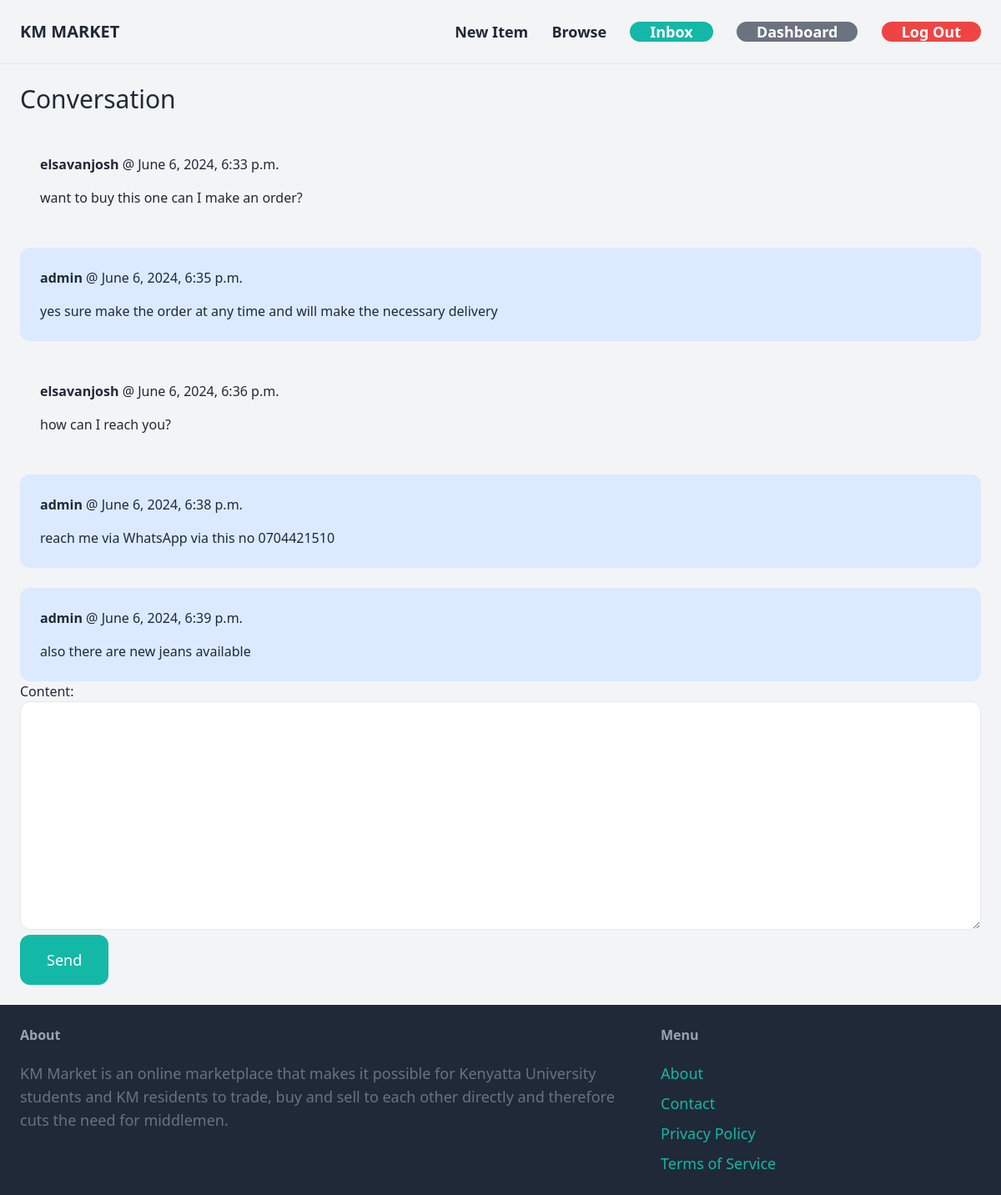
The app's page /inbox/4/ (signed in) with its own data.
### conversation/models.py (models this page shows)
class ConversationMessage(models.Model):
    conversation = models.ForeignKey(Conversation, related_name='messages', on_delete=models.CASCADE)
    content = models.TextField()
    created_at = models.DateTimeField(auto_now_add=True)
    created_by = models.ForeignKey(User, related_name='created_messages', on_delete=models.CASCADE)

### conversation/views.py (the view)
# urls.py: path('<int:pk>/', views.detail, name='detail'),
@login_required
def detail(request, pk):
    conversation = Conversation.objects.filter(members__in=[request.user.id]).get(pk=pk)
    if request.method == 'POST':
        form = ConversationMessageForm(request.POST)
        if form.is_valid():
            conversation_message = form.save(commit=False)
            conversation_message.conversation = conversation
            conversation_message.created_by = request.user
            conversation_message.save()
            conversation.save()
            return redirect('conversation:detail', pk=pk)
    else:
        form = ConversationMessageForm()
    return render(request, 'conversation/detail.html', {
        'conversation': conversation,
        'form': form
    })

### conversation/forms.py
class ConversationMessageForm(forms.ModelForm):
    class Meta:
        model = ConversationMessage
        fields = ('content',)
        widgets = {
            'content':forms.Textarea(attrs={
                'class': 'w-full py-4 px-6 rounded-xl border'
            })
        }

### conversation/templates/conversation/detail.html (shortened to what this page needs)
{% extends 'core/base.html' %}
{% block content %}
<h1 class="mb-6 text-3xl">Conversation</h1>
<div class="space-y-6">
  {% for message in conversation.messages.all %}
    <div class="p-6 class flex {% if message.created_by == request.user %} bg-blue-100 {% else %} bg-gray-100 {% endif %} rounded-xl">
      <div>
        <p class="mb-4"><strong>{{ message.created_by.username }}</strong> @ {{ message.created_at }}</p>
        <p>{{ message.content }}</p>
      </div>
    </div>
  {% endfor %}
</div>
<form action="." method="post">
  {{ form.as_p }}
  <button class="py-4 px-8 text-lg bg-teal-500 hover:bg-teal-700 rounded-xl text-white">Send</button>
</form>
{% endblock %}

### records on screen
ConversationMessage: created_by.username "elsavanjosh", created_at "June 6, 2024, 6:33 p.m.", content "want to buy this one can I make an order?"
ConversationMessage: created_by.username "admin", created_at "June 6, 2024, 6:35 p.m.", content "yes sure make the order at any time and will make the necessary delivery"
ConversationMessage: created_by.username "elsavanjosh", created_at "June 6, 2024, 6:36 p.m.", content "how can I reach you?"
ConversationMessage: created_by.username "admin", created_at "June 6, 2024, 6:38 p.m.", content "reach me via WhatsApp via this no 0704421510"
ConversationMessage: created_by.username "admin", created_at "June 6, 2024, 6:39 p.m.", content "also there are new jeans available"
